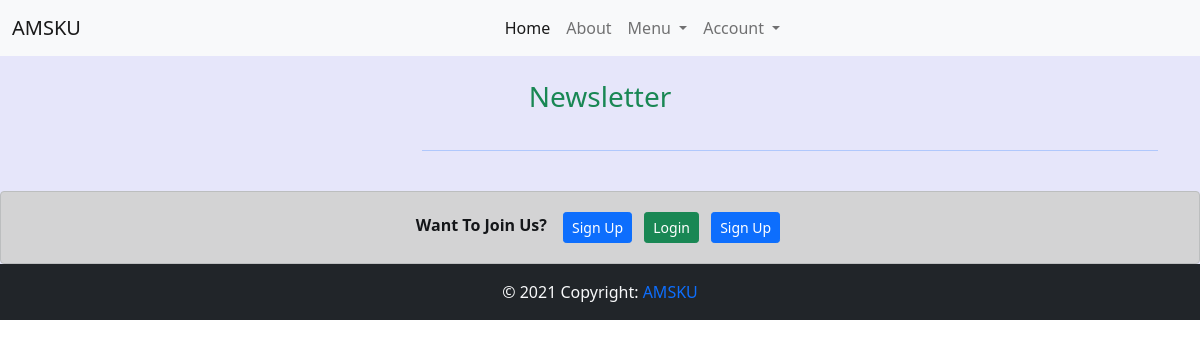
Before: /newsletter/1/ with the older database file.
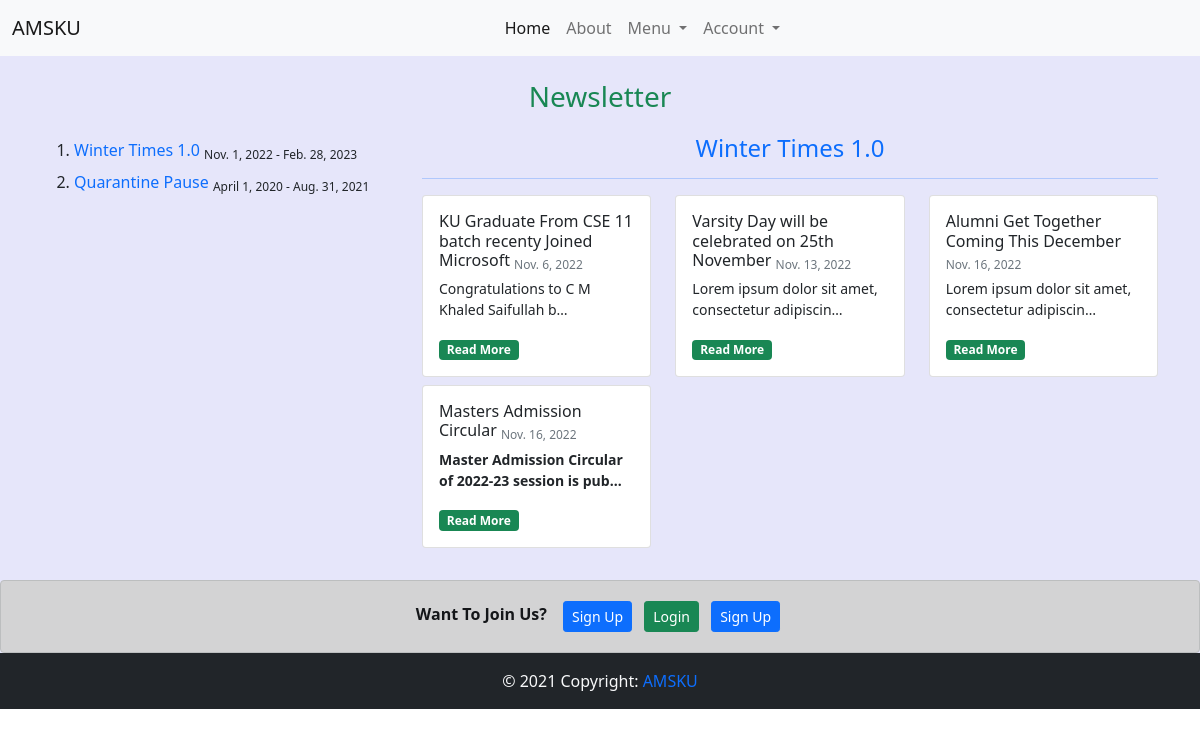
After: the same page with the newer database file.
### newsletter/models.py (models this page shows, shortened)
class News_Letter(models.Model):
    title = models.CharField(max_length=50)
    start_date = models.DateField()
    end_date = models.DateField()
    def __str__(self):
        return self.title

class News(models.Model):
    headline = models.CharField(max_length=200)
    description = RichTextUploadingField()
    news_letter = models.ForeignKey('News_Letter',on_delete=models.CASCADE,related_name='news')
    created_on = models.DateTimeField(default=datetime.now)

### newsletter/views.py (the view)
# urls.py: path('',IndexView.as_view(),name='index_view'),
def index_view(request, id):
    news_letters = News_Letter.objects.all()
    news_list = News.objects.filter(news_letter = id).order_by('created_on')
    context = {
        'newsletters':news_letters,
        'news_list': news_list,
    }
    return render(request,'newsletter/index.html',context)

### home/context_processors.py (called while the page is built)
def add_variable_to_context(request):
    current_news_letter = News_Letter.objects.all().order_by('-start_date').first()
    return {
        'current_newsletter':current_news_letter,
    }

### templates/newsletter/index.html
{% extends 'base.html' %}
{% block content %}
<h3 class="header text-success">Newsletter</h3>
<div class="row">
    <div class="col-sm-4">
        <ol>
            {% for newsletter in newsletters %}
            <li class='py-1'><a class='text-decoration-none' href={% url 'newsletter:index' newsletter.id %}>{{newsletter.title}}</a> <sub>{{newsletter.start_date}} - {{newsletter.end_date}}</sub></li>
            {% endfor %}
        </ol>
    </div>
    <div class="col-sm-8">
        <h4 class='text-center text-primary'>{{news_list.first.news_letter}}</h4>
        <hr class='text-primary'>
        <div class="row">
            {% for news in news_list %}
            <div class="col-lg-4 col-md-6 mb-2">
              <div class="card h-100">
                <div class="card-body pb-0">
                  <h6 class="card-title">{{news.headline}} <sub class='text-muted'>{{news.created_on.date}}</sub></h6>
                  <small class="card-text">{{news.description|truncatechars_html:52|safe}}</small>
                  <a class='text-decoration-none' href={% url 'newsletter:news_details' news.id %} class="card-link"><p class='badge bg-success '>Read More</p></a>
                </div>
              </div>
            </div>
            {% endfor %}
          </div>
    </div>
</div>
{% endblock content %}

Changed rows visible on the page:
added News_Letter: title "Winter Times 1.0", start_date "Nov. 1, 2022", end_date "Feb. 28, 2023"
added News_Letter: title "Quarantine Pause", start_date "April 1, 2020", end_date "Aug. 31, 2021"
added News: first.news_letter "Winter Times 1.0", headline "KU Graduate From CSE 11 batch recenty Joined Microsoft", created_on "Nov. 6, 2022", description "Congratulations to C M Khaled Saifullah b…"
added News: headline "Varsity Day will be celebrated on 25th November", created_on "Nov. 13, 2022", description "Lorem ipsum dolor sit amet, consectetur adipiscin…"
added News: headline "Alumni Get Together Coming This December", created_on "Nov. 16, 2022", description "Lorem ipsum dolor sit amet, consectetur adipiscin…"
added News: headline "Masters Admission Circular", created_on "Nov. 16, 2022", description "Master Admission Circular of 2022-23 session is pub…"
